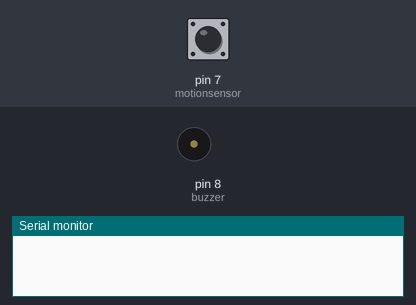
Simulated run of this sketch. Board: Arduino Uno, built with avr-gcc and run on an emulated ATmega328P. Parts: buzzer (waves = sounding, pin HIGH), the last lines printed to the serial monitor. Inputs (shaded band) come from the test bench; at power-on: pin 7 (motionsensor) LOW.

Above: at 1.2 s.
1.3 s: pin 7 (motionsensor) driven HIGH
2.8 s: pin 7 (motionsensor) driven LOW
4.3 s: pin 7 (motionsensor) pulsed HIGH 5 times (0.12 s each, 0.3 s apart)
At 6.2 s:
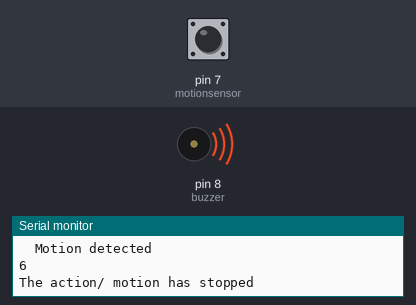
Timing chart, 0 to 7.7 s (numbered marks = the images above; inputs shaded):
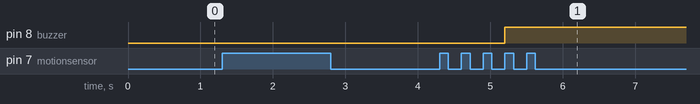

The sketch:

pir-sensor.ino
```cpp
const  int motionsensor = 7; // signal pin of sensor to digital pin 5.
const int buzzer = 8;
int state = LOW;
int val = 0;
int motioncount=0;

void  setup() { // Void setup is ran only once after each powerup or reset of the Arduino  board.
  pinMode(motionsensor, INPUT); // PIR motion sensor is determined is an input here.
  pinMode(buzzer,OUTPUT);
  Serial.begin(4800);
}

void loop(){ // Void loop is ran over and  over and consists of the main program.
  val = digitalRead(motionsensor);
  if  (val == HIGH) {
    if (state == LOW) {
      Serial.println("  Motion detected ");
      state = HIGH;
      motioncount= motioncount+1;
      Serial.println(motioncount);
      if(motioncount >= 5){
        digitalWrite(buzzer, HIGH);
      }
    }
  }
  else {
      if  (state == HIGH){
        Serial.println("The action/ motion has stopped");
        state = LOW;
    }
  }
}
```

Measured:
- after the input at 4.3 s, pin 8 (buzzer): LOW → HIGH after 0.90 s
